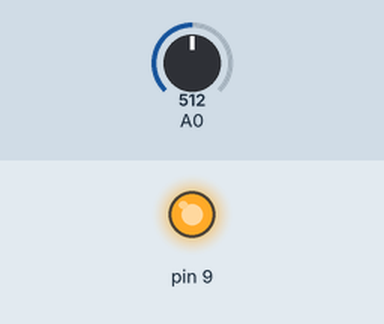
A sketch run on a simulated Arduino Uno, built with avr-gcc and run on an emulated ATmega328P. Shown: output pins drawn as LEDs (lit = HIGH). The inputs (shaded band) are chosen by the test bench; at power-on: A0 = 512.

Above: at 1.2 s.
1.3 s: A0 set to 122
At 1.6 s:
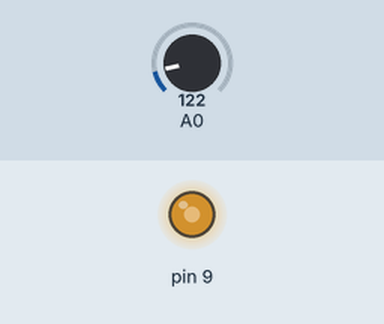
2.8 s: A0 set to 0
At 4.0 s:
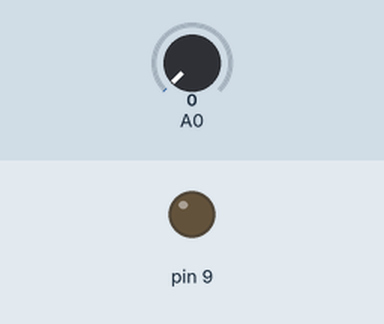
4.3 s: A0 set to 306
At 5.1 s:
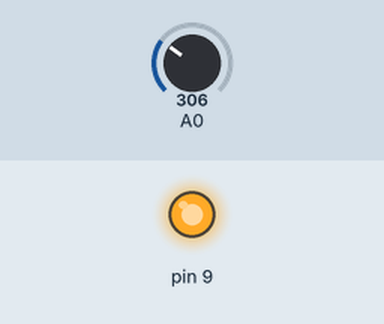
Timing chart, 0 to 7.3 s (numbered marks = the images above; inputs shaded):
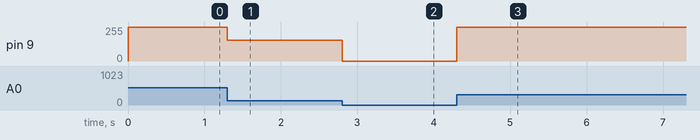

Measured:
- after the input at 1.3 s, pin 9: 255/255 → 155/255 at once
- after the input at 2.8 s, pin 9: 155/255 → 0/255 at once
- after the input at 4.3 s, pin 9: 0/255 → 255/255 at once

The sketch:

light_sensor.ino
```cpp
// 셋업은 그냥 비움
void setup() {

}

void loop() {
  // 조도센서 값이 아날로그 0번으로 전달
  // 센서값(0~1023) - 아두이노값(0~255) 매칭시켜줘야
  int light = analogRead(A0);
  // map 함수 거치면 센서값이 아두이노값으로 바뀜
  // 바뀐 값에 맞게 LED가 빛남
  // 매개변수 1:소스값(센서로부터 얻은 값)
  // 2 : 센서로받은 원래 값의 최솟값
  // 3 : 원래 값의 최댓값
  // 어두우면 밝아야되니까 뒤에 숫자 순서 바꾼거
  // 1023은 완전 어두울 때니까 200으로 줄임
  int ledLight = map(light, 0, 200, 0, 255);
  analogWrite(9, ledLight);
}
```
